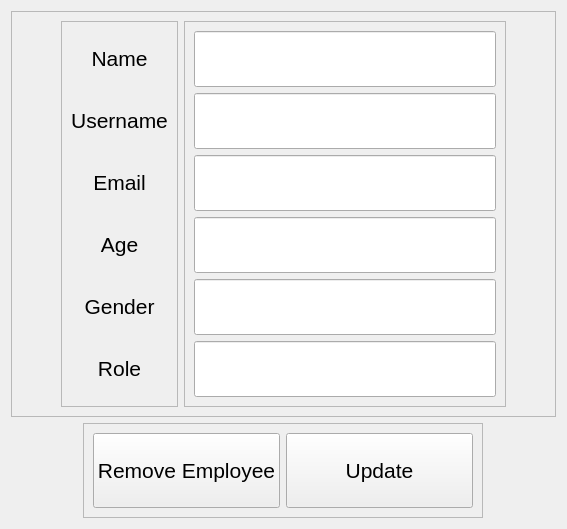
                   <widget class="QWidget" name="rms_update_employee">
                    <layout class="QVBoxLayout" name="verticalLayout_35">
                     <item>
                      <widget class="QFrame" name="frame_43">
                       <property name="sizePolicy">
                        <sizepolicy hsizetype="Preferred" vsizetype="Expanding">
                         <horstretch>0</horstretch>
                         <verstretch>0</verstretch>
                        </sizepolicy>
                       </property>
                       <property name="frameShape">
                        <enum>QFrame::StyledPanel</enum>
                       </property>
                       <property name="frameShadow">
                        <enum>QFrame::Raised</enum>
                       </property>
                       <layout class="QHBoxLayout" name="horizontalLayout_6">
                        <item>
                         <spacer name="horizontalSpacer_6">
                          <property name="orientation">
                           <enum>Qt::Horizontal</enum>
                          </property>
                          <property name="sizeHint" stdset="0">
                           <size>
                            <width>40</width>
                            <height>20</height>
                           </size>
                          </property>
                         </spacer>
                        </item>
                        <item>
                         <widget class="QFrame" name="frame_45">
                          <property name="frameShape">
                           <enum>QFrame::StyledPanel</enum>
                          </property>
                          <property name="frameShadow">
                           <enum>QFrame::Raised</enum>
                          </property>
                          <layout class="QVBoxLayout" name="verticalLayout_37">
                           <item>
                            <widget class="QLabel" name="update_name">
                             <property name="text">
                              <string>&lt;html&gt;&lt;head/&gt;&lt;body&gt;&lt;p align=&quot;center&quot;&gt;&lt;span style=&quot; font-size:16pt;&quot;&gt;Name&lt;/span&gt;&lt;/p&gt;&lt;/body&gt;&lt;/html&gt;</string>
                             </property>
                            </widget>
                           </item>
                           <item>
                            <widget class="QLabel" name="update_username">
                             <property name="text">
                              <string>&lt;html&gt;&lt;head/&gt;&lt;body&gt;&lt;p align=&quot;center&quot;&gt;&lt;span style=&quot; font-size:16pt;&quot;&gt;Username&lt;/span&gt;&lt;/p&gt;&lt;/body&gt;&lt;/html&gt;</string>
                             </property>
                            </widget>
                           </item>
                           <item>
                            <widget class="QLabel" name="label_22">
                             <property name="text">
                              <string>&lt;html&gt;&lt;head/&gt;&lt;body&gt;&lt;p align=&quot;center&quot;&gt;&lt;span style=&quot; font-size:16pt;&quot;&gt;Email&lt;/span&gt;&lt;/p&gt;&lt;/body&gt;&lt;/html&gt;</string>
                             </property>
                            </widget>
                           </item>
                           <item>
                            <widget class="QLabel" name="label_23">
                             <property name="text">
                              <string>&lt;html&gt;&lt;head/&gt;&lt;body&gt;&lt;p align=&quot;center&quot;&gt;&lt;span style=&quot; font-size:16pt;&quot;&gt;Age&lt;/span&gt;&lt;/p&gt;&lt;/body&gt;&lt;/html&gt;</string>
                             </property>
                            </widget>
                           </item>
                           <item>
                            <widget class="QLabel" name="label_24">
                             <property name="text">
                              <string>&lt;html&gt;&lt;head/&gt;&lt;body&gt;&lt;p align=&quot;center&quot;&gt;&lt;span style=&quot; font-size:16pt;&quot;&gt;Gender&lt;/span&gt;&lt;/p&gt;&lt;/body&gt;&lt;/html&gt;</string>
                             </property>
                            </widget>
                           </item>
                           <item>
                            <widget class="QLabel" name="label_25">
                             <property name="text">
                              <string>&lt;html&gt;&lt;head/&gt;&lt;body&gt;&lt;p align=&quot;center&quot;&gt;&lt;span style=&quot; font-size:16pt;&quot;&gt;Role&lt;/span&gt;&lt;/p&gt;&lt;/body&gt;&lt;/html&gt;</string>
                             </property>
                            </widget>
                           </item>
                          </layout>
                         </widget>
                        </item>
                        <item alignment="Qt::AlignHCenter">
                         <widget class="QFrame" name="frame_46">
                          <property name="minimumSize">
                           <size>
                            <width>0</width>
                            <height>0</height>
                           </size>
                          </property>
                          <property name="maximumSize">
                           <size>
                            <width>1677215</width>
                            <height>16777215</height>
                           </size>
                          </property>
                          <property name="styleSheet">
                           <string notr="true">QLineEdit{
height:50px;
font:16pt;
}</string>
                          </property>
                          <property name="frameShape">
                           <enum>QFrame::StyledPanel</enum>
                          </property>
                          <property name="frameShadow">
                           <enum>QFrame::Raised</enum>
                          </property>
                          <layout class="QVBoxLayout" name="verticalLayout_38">
                           <item>
                            <widget class="QLineEdit" name="rms_update_employee_name">
                             <property name="styleSheet">
                              <string notr="true">width:300px;
height:50px</string>
                             </property>
                            </widget>
                           </item>
                           <item>
                            <widget class="QLineEdit" name="rms_update_employee_username"/>
                           </item>
                           <item>
                            <widget class="QLineEdit" name="update_email"/>
                           </item>
                           <item>
                            <widget class="QLineEdit" name="update_age"/>
                           </item>
                           <item>
                            <widget class="QLineEdit" name="update_gender"/>
                           </item>
                           <item>
                            <widget class="QLineEdit" name="update_role"/>
                           </item>
                          </layout>
                         </widget>
                        </item>
                        <item>
                         <spacer name="horizontalSpacer_5">
                          <property name="orientation">
                           <enum>Qt::Horizontal</enum>
                          </property>
                          <property name="sizeHint" stdset="0">
                           <size>
                            <width>40</width>
                            <height>20</height>
                           </size>
                          </property>
                         </spacer>
                        </item>
                       </layout>
                      </widget>
                     </item>
                     <item alignment="Qt::AlignHCenter|Qt::AlignBottom">
                      <widget class="QFrame" name="frame_44">
                       <property name="minimumSize">
                        <size>
                         <width>400</width>
                         <height>0</height>
                        </size>
                       </property>
                       <property name="maximumSize">
                        <size>
                         <width>200</width>
                         <height>16777215</height>
                        </size>
                       </property>
                       <property name="frameShape">
                        <enum>QFrame::StyledPanel</enum>
                       </property>
                       <property name="frameShadow">
                        <enum>QFrame::Raised</enum>
                       </property>
                       <layout class="QHBoxLayout" name="horizontalLayout_29">
                        <item>
                         <widget class="QPushButton" name="rms_update_emp_removebtn">
                          <property name="minimumSize">
                           <size>
                            <width>120</width>
                            <height>75</height>
                           </size>
                          </property>
                          <property name="styleSheet">
                           <string notr="true">font:16pt;</string>
                          </property>
                          <property name="text">
                           <string>Remove Employee</string>
                          </property>
                          <property name="icon">
                           <iconset>
                            <normaloff>../../../../../mnt/c/Users/prasa/Downloads/delete.png</normaloff>../../../../../mnt/c/Users/prasa/Downloads/delete.png</iconset>
                          </property>
                          <property name="iconSize">
                           <size>
                            <width>20</width>
                            <height>20</height>
                           </size>
                          </property>
                         </widget>
                        </item>
                        <item>
                         <widget class="QPushButton" name="rms_update_screen_update_btn">
                          <property name="minimumSize">
                           <size>
                            <width>120</width>
                            <height>75</height>
                           </size>
                          </property>
                          <property name="styleSheet">
                           <string notr="true">font:16pt;</string>
                          </property>
                          <property name="text">
                           <string>Update</string>
                          </property>
                          <property name="icon">
                           <iconset>
                            <normaloff>../../../../../mnt/c/Users/prasa/Downloads/update.png</normaloff>../../../../../mnt/c/Users/prasa/Downloads/update.png</iconset>
                          </property>
                          <property name="iconSize">
                           <size>
                            <width>20</width>
                            <height>20</height>
                           </size>
                          </property>
                         </widget>
                        </item>
                       </layout>
                      </widget>
                     </item>
                    </layout>
                   </widget>
